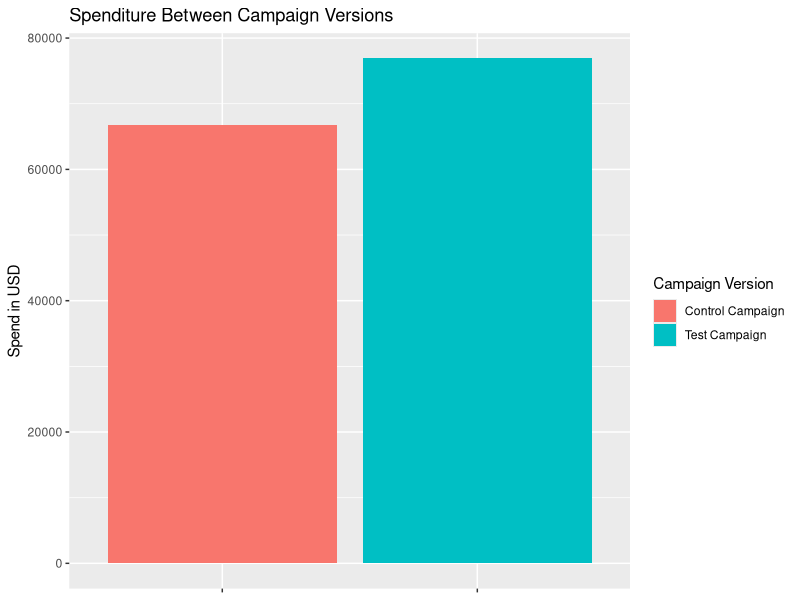

Write the R code that produced this figure.
## ---- chunk 1
library(tidyverse)
## ---- chunk 2
control <- read_delim('data/control_group.csv', delim = ';')
test <- read_delim('data/test_group.csv', delim = ';')

## ---- chunk 3
combined_data <- control %>% 
  bind_rows(test)
## ---- chunk 4
combined_data <- combined_data %>% 
  rename(Campaign_Name = `Campaign Name`,
         Spend = `Spend [USD]`,
         Impressions = `# of Impressions`,
         Clicks = `# of Website Clicks`,
         Searches = `# of Searches`,
         View_Content = `# of View Content`,
         Add_Cart = `# of Add to Cart`,
         Purchase = `# of Purchase`)
## ---- chunk 5
combined_data <- combined_data %>% 
  na.omit()
## ---- chunk 6
combined_data %>% 
  ggplot(aes(x = Campaign_Name, y = Spend, fill = Campaign_Name)) +
  geom_col() +
  labs(y = 'Spend in USD',
       x = NULL,
       fill = "Campaign Version",
       title = 'Spenditure Between Campaign Versions') +
  theme(axis.text.x = element_blank())
  
## ---- chunk 7
combined_data %>% 
  group_by(Campaign_Name) %>% 
  summarize(mean_spend = mean(Spend))
## ---- chunk 8
2563.067 - 2304.069
## ---- chunk 9
totals <- combined_data %>% 
  group_by(Campaign_Name) %>% 
  summarise(sum_impressions = sum(Impressions),
            sum_purchase = sum(Purchase),
            sum_reach = sum(Reach),
            sum_add_cart = sum(Add_Cart),
            sum_clicks = sum(Clicks),
            sum_view_content = sum(View_Content),
            sum_searches = sum(Searches),
            sum_spend = sum(Spend))
totals
## ---- chunk 10
prop.test(x = totals$sum_purchase, 
          n = totals$sum_impressions,
          alternative = 'two.sided')
## ---- chunk 11
prop.test(x = totals$sum_purchase, 
          n = totals$sum_reach,
          alternative = 'two.sided')
## ---- chunk 12
prop.test(x = totals$sum_reach,
          n = totals$sum_impressions,
          alternative = 'two.sided')
## ---- chunk 13
prop.test(x = totals$sum_purchase,
          n = totals$sum_add_cart,
          alternative = 'two.sided')
## ---- chunk 14
totals %>% 
  group_by(Campaign_Name) %>% 
  summarize(cpp = sum_spend/sum_purchase)
## ---- chunk 15
prop.test(x = totals$sum_purchase,
          n = totals$sum_spend,
          alternative = 'two.sided')
